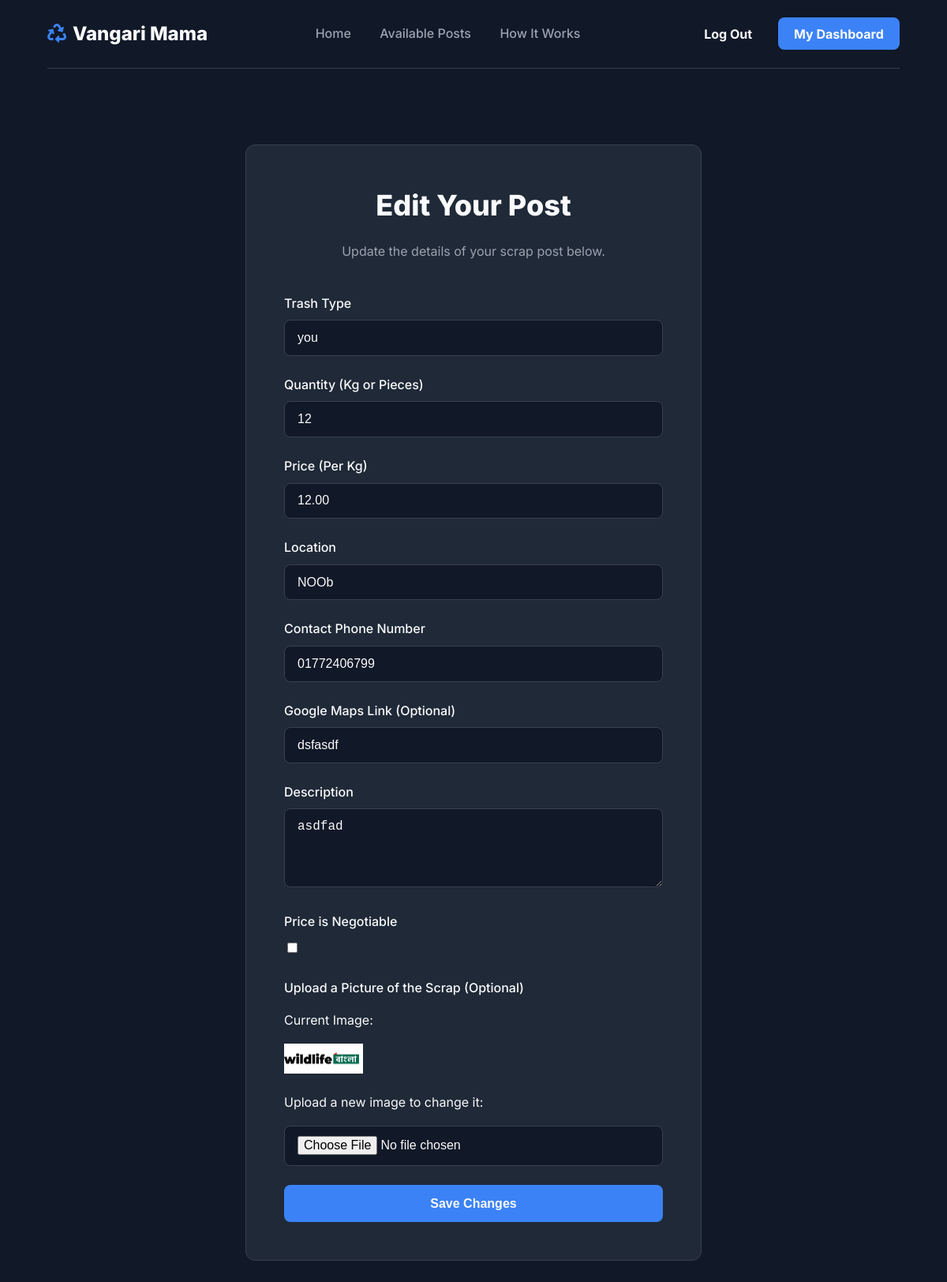
Screenshot of /post/3/edit (signed in) with the database file from the repository.
### models.py (models this page shows, shortened)
class TrashPost(db.Model):
    id = db.Column(db.Integer, primary_key=True)
    user_id = db.Column(db.Integer, db.ForeignKey('user.id'), nullable=False)
    trash_type = db.Column(db.String(50), nullable=False)
    quantity = db.Column(db.Integer, nullable=False)
    location = db.Column(db.String(255), nullable=False)
    description = db.Column(db.Text)
    status = db.Column(db.String(20), default='available', nullable=False)
    collector_id = db.Column(db.Integer, db.ForeignKey('user.id'))
    price_per_kg = db.Column(db.Numeric(10, 2), nullable=False)
    is_negotiable = db.Column(db.Boolean, default=False, nullable=False)
    created_at = db.Column(db.DateTime, default=datetime.utcnow)
    completed_at = db.Column(db.DateTime)
    final_weight_kg = db.Column(db.Float, nullable=True)
    final_price_per_kg = db.Column(db.Numeric(10, 2), nullable=True)
    total_transaction_value = db.Column(db.Numeric(10, 2), nullable=True)
    platform_profit = db.Column(db.Numeric(10, 2), nullable=True)
    phone_number = db.Column(db.String(20), nullable=True)
    google_map_link = db.Column(db.String(500), nullable=True)
    image_file = db.Column(db.String(30), nullable=False, default='default.jpg')
    reviews = db.relationship('Review', backref='post', lazy='dynamic', cascade="all, delete-orphan")

### routes.py (the view, shortened to what this page needs)
@app.route('/post/<int:post_id>/edit', methods=['GET', 'POST'])
@login_required
def edit_post(post_id):
    post = TrashPost.query.get_or_404(post_id)
    if post.owner != current_user or post.status != 'available':
        flash('You cannot edit this post at the moment.', 'danger')
        return redirect(url_for('user_dashboard'))
    form = PostForm(obj=post)
    return render_template('edit_post.html', title='Edit Post', form=form, post=post)

### forms.py
class PostForm(FlaskForm):
    trash_type = StringField('Trash Type', validators=[DataRequired(), Length(max=50)])
    quantity = IntegerField('Quantity (Kg or Pieces)', validators=[DataRequired()])
    price_per_kg = DecimalField('Price (Per Kg)', validators=[DataRequired()], places=2)
    location = StringField('Location', validators=[DataRequired(), Length(max=255)])
    description = TextAreaField('Description', validators=[DataRequired()])
    phone_number = StringField('Contact Phone Number', validators=[DataRequired(), Length(min=11, max=15)])
    google_map_link = StringField('Google Maps Link (Optional)', validators=[Optional(), Length(max=500)])
    is_negotiable = BooleanField('Price is Negotiable')
    picture = FileField('Upload a Picture of the Scrap (Optional)', validators=[FileAllowed(['jpg', 'png', 'jpeg'])])
    submit = SubmitField('Create Post')

### app.py (called while the page is built)
@login_manager.user_loader
def load_user(user_id):
    from models import User
    return User.query.get(int(user_id))

### templates/edit_post.html (shortened to what this page needs)
{% extends "base.html" %} {% block title %}Edit Post{% endblock %} {% block
content %}
<div class="form-container">
  <div class="form-header">
    <h1>Edit Your Post</h1>
    <p>Update the details of your scrap post below.</p>
  </div>
  <form
    method="POST"
    action="{{ url_for('edit_post', post_id=post.id) }}"
    enctype="multipart/form-data"
    novalidate
  >
    <div class="form-group">
      {{ form.trash_type.label(class="form-label") }} {{
      form.trash_type(class="form-control") }}
    </div>
    <div class="form-group">
      {{ form.quantity.label(class="form-label") }} {{
      form.quantity(class="form-control") }}
    </div>
    <div class="form-group">
      {{ form.price_per_kg.label(class="form-label") }} {{
      form.price_per_kg(class="form-control") }}
    </div>
    <div class="form-group">
      {{ form.location.label(class="form-label") }} {{
      form.location(class="form-control") }}
    </div>
    <div class="form-group">
      {{ form.phone_number.label(class="form-label") }} {{
      form.phone_number(class="form-control") }}
    </div>
    <div class="form-group">
      {{ form.google_map_link.label(class="form-label") }} {{
      form.google_map_link(class="form-control") }}
    </div>
    <div class="form-group">
      {{ form.description.label(class="form-label") }} {{
      form.description(class="form-control", rows="4") }}
    </div>
    <div class="form-group">
      {{ form.is_negotiable.label(class="form-label ms-2") }} {{
      form.is_negotiable() }}
    </div>
    <div class="form-group">
      {{ form.picture.label(class="form-label") }}
      <p class="text-muted small">Current Image:</p>
      <img
        src="{{ url_for('static', filename='post_pics/' + post.image_file) }}"
        alt="Current Post Image"
        width="100"
        class="mb-2 rounded"
      />
      <p class="text-muted small">Upload a new image to change it:</p>
      {{ form.picture(class="form-control") }}
    </div>
    <div>{{ form.submit(class="form-btn", value="Save Changes") }}</div>
  </form>
</div>
{% endblock %}

### templates/base.html (style rules this page uses)
:root { --dark-bg: #111827; --dark-card: #1F2937; --primary-blue: #3B82F6; --primary-hover: #2563EB; --text-light: #F9FAFB; --text-muted: #9CA3AF; --border-color: #374151; }
body { background-color: var(--dark-bg); color: var(--text-light); font-family: 'Inter', sans-serif; margin: 0; line-height: 1.6; }
.form-container { max-width: 480px; margin: 2rem auto; background-color: var(--dark-card); padding: 3rem; border-radius: 0.75rem; border: 1px solid var(--border-color); }
.form-header h1 { text-align: center; font-size: 2.25rem; font-weight: 800; margin-top: 0; margin-bottom: 0.5rem; }
.form-header p { text-align: center; color: var(--text-muted); margin-bottom: 2.5rem; }
.form-group { margin-bottom: 1.5rem; }
.form-group .form-label { display: block; margin-bottom: 0.5rem; font-weight: 500; }
.form-control { width: 100%; padding: 0.8rem 1rem; background-color: var(--dark-bg); border: 1px solid var(--border-color); border-radius: 0.5rem; color: var(--text-light); font-size: 1rem; box-sizing: border-box; }
.form-btn { width: 100%; padding: 0.9rem; border: none; border-radius: 0.5rem; background-color: var(--primary-blue); color: var(--text-light); font-size: 1rem; font-weight: 700; cursor: pointer; }

### rows the page displays
TrashPost: trash_type "you", quantity "12", price_per_kg "12.00", location "NOOb", phone_number "01772406799", google_map_link "dsfasdf", description "asdfad", image_file (picture)
